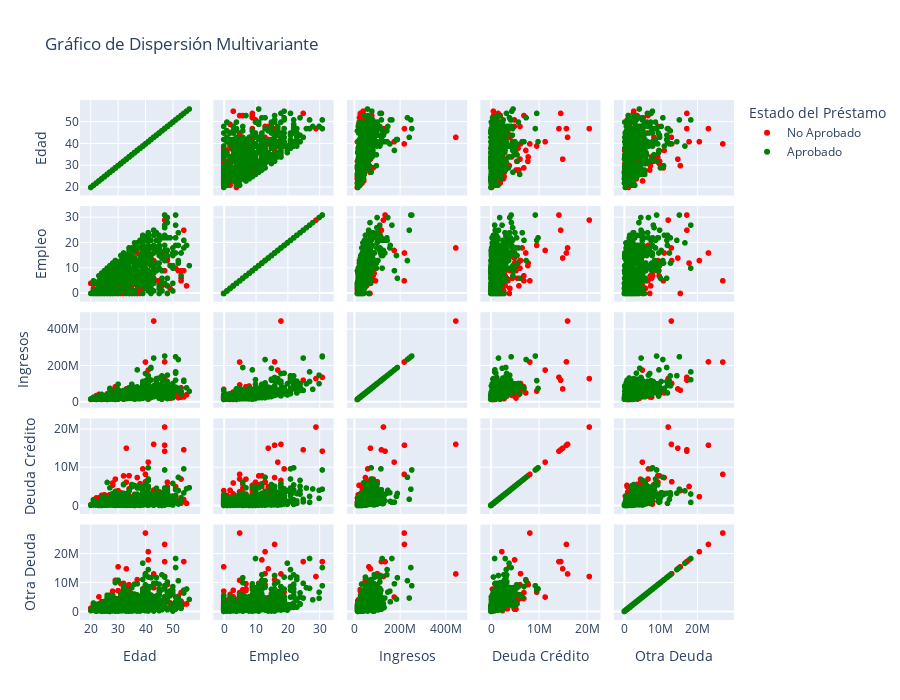

Source (notebook cell):
### Markdown cell above
----- ANÁLISIS MULTIVARIANTE

### Code cell
def multivariante_analysis(df):
    print('=== Análisis Multivariante===')

    # Crear una copia para no modificar el original
    df_plot = df_bank_loan.copy()

    # Crear una columna de categorías para el gráfico de dispersión
    df_plot['default_cat'] = df_plot['default'].map({0: 'Aprobado', 1: 'No Aprobado'})

    # Gráfico de dispersión
    fig = px.scatter_matrix(
        df_plot,
        dimensions=['age', 'employ', 'income', 'creddebt', 'othdebt'],
        color='default_cat',
        title='Gráfico de Dispersión Multivariante',
        labels={'default_cat': 'Estado del Préstamo', 'age': 'Edad', 'employ': 'Empleo', 'income': 'Ingresos', 'creddebt': 'Deuda Crédito', 'othdebt': 'Otra Deuda'},
        color_discrete_sequence=['red','green'],
        width=900,
        height=700
    )
    fig.show()

    # Gráfico de dispersión 3D
    fig = px.scatter_3d(
        df_plot,
        x='age',
        y='income',
        z='creddebt',
        color='default_cat',
        title='Gráfico de Dispersión 3D',
        labels={'default_cat': 'Estado del Préstamo', 'age': 'Edad', 'income': 'Ingresos', 'creddebt': 'Deuda Crédito'},
        color_discrete_sequence=['red','green'],
        height=600,
        
    )
    
    fig.update_layout(
        scene = dict(
            xaxis = dict(showgrid=True, gridwidth=1, title_font=dict(size=14)),
            yaxis = dict(showgrid=True, gridwidth=1, title_font=dict(size=14)),
            zaxis = dict(showgrid=True, gridwidth=1, title_font=dict(size=14)),
            camera=dict(
                up=dict(x=0, y=0, z=1),
                center=dict(x=0, y=0, z=0),
                eye=dict(x=2.5, y=1.5, z=1.5)
            ),
        ),
        margin=dict(l=20, r=0, t=20, b=0),
        scene_aspectmode='cube'
    )
    fig.show()

multivariante_analysis(df_bank_loan)

### Figure 1 — Plotly figure (JSON) as saved in the notebook; plotly's stock layout.template omitted (floating-point values rounded to 4 significant figures; data arrays with more than 128 entries replaced by an {"elided": "..."} marker saying what was removed)
{"data": [{"dimensions": [{"axis": {"matches": true}, "label": "Edad", "values": {"elided": "183 float values"}}, {"axis": {"matches": true}, "label": "Empleo", "values": {"elided": "183 int values"}}, {"axis": {"matches": true}, "label": "Ingresos", "values": {"elided": "183 float values"}}, {"axis": {"matches": true}, "label": "Deuda Crédito", "values": {"elided": "183 int values"}}, {"axis": {"matches": true}, "label": "Otra Deuda", "values": {"elided": "183 int values"}}], "hovertemplate": "Estado del Préstamo=No Aprobado<br>%{xaxis.title.text}=%{x}<br>%{yaxis.title.text}=%{y}<extra></extra>", "legendgroup": "No Aprobado", "marker": {"color": "red", "symbol": "circle"}, "name": "No Aprobado", "showlegend": true, "type": "splom"}, {"dimensions": [{"axis": {"matches": true}, "label": "Edad", "values": {"elided": "515 float values"}}, {"axis": {"matches": true}, "label": "Empleo", "values": {"elided": "515 int values"}}, {"axis": {"matches": true}, "label": "Ingresos", "values": {"elided": "515 float values"}}, {"axis": {"matches": true}, "label": "Deuda Crédito", "values": {"elided": "515 int values"}}, {"axis": {"matches": true}, "label": "Otra Deuda", "values": {"elided": "515 int values"}}], "hovertemplate": "Estado del Préstamo=Aprobado<br>%{xaxis.title.text}=%{x}<br>%{yaxis.title.text}=%{y}<extra></extra>", "legendgroup": "Aprobado", "marker": {"color": "green", "symbol": "circle"}, "name": "Aprobado", "showlegend": true, "type": "splom"}], "layout": {"dragmode": "select", "height": 700, "legend": {"title": {"text": "Estado del Préstamo"}, "tracegroupgap": 0}, "title": {"text": "Gráfico de Dispersión Multivariante"}, "width": 900}}
